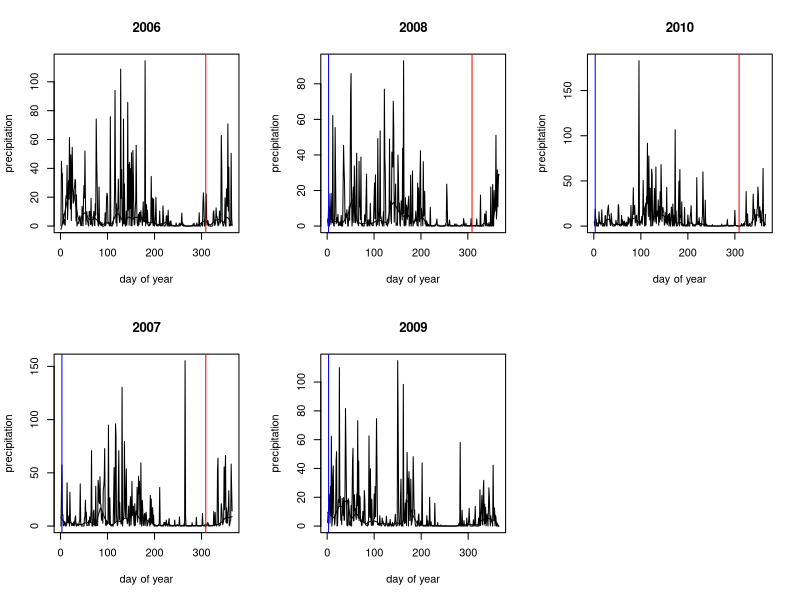

Write the R code that produced this figure.
## organizing the FG rainfall data

fg <- read.csv("pluv.csv")

with(fg,table(Day,Year))

## there's a 366th day?  ohh a leap year?

fg[which(fg$Day==366),]

## doesn't matter.  go 60 days from each day 309:
##(from Regis: we will run the experiment from November 6th 2012 (day
## 309 in the xls file) to January 5th (day 5).

which(fg$Day==309)
## 309+365
## 309+365+365
## 309+365+365+366 #2008
## 309+365+365+366+365

## looks OK. We can't use the last start date, because we don't have a
## following year:

starts <- which(fg$Day==309)

starts <- starts[-length(starts)]

ends <- which(fg$Day==3)  ## JAN 3RD!!!!!!
ends <- ends[-1]
ends-starts

## one is too long, because the 5th of November was the 310th day in
## 2008

unique(fg$Year) # the third year

starts[3] <- starts[3]+1

ends-starts

## confused.  add 60 to Nov 6th always gives you Jan 5th:
as.Date("2012-11-06")+59

## but subtracting jan 5th from Nov 6th always gives 61! 

ss <- mapply(seq,from=starts,to=ends,by=1,SIMPLIFY=FALSE)

## I think it has to do with open and closed intervals.
## i have decided to use the dates from 6 Nov to 3 Jan INCLUSIVE (this
## is what seq does above).  note that this produces intervals of 60 days:

lapply(ss,length)



test <- fg[do.call(c,ss),]
table(test$Year)
dim(test)

test2 <- cbind(start.year=rep(unique(fg$Year)[1:4],sapply(ss,length)),test)


test2.list <- split(test2[["Rainfall..mm."]],test2$start.year)

ppt <- do.call(cbind,test2.list)

dim(ppt)

write.csv(ppt,file="Ppt.French.Guiana.csv",row.names=FALSE)


## just out of curosity, lets see the rainfall over the year:
fg.list <- split(fg,fg$Year)

pdf("FG.rain.pdf",height=4)
par(cex=0.5)
layout(mat=matrix(1:6,nrow=2,ncol=3))
lapply(fg.list,function(z){
  plot(z[["Rainfall..mm."]]~z[["Day"]],main=unique(z[["Year"]]),
       xlab="day of year",ylab="precipitation",cex=0.5,type='l')
  lines(lowess(z[["Day"]],z[["Rainfall..mm."]],f=0.05))
  if(unique(z[["Year"]]!=2009)) abline(v=309,col="red")
  if(unique(z[["Year"]]!=2006)) abline(v=3,col="blue")
})
dev.off()


